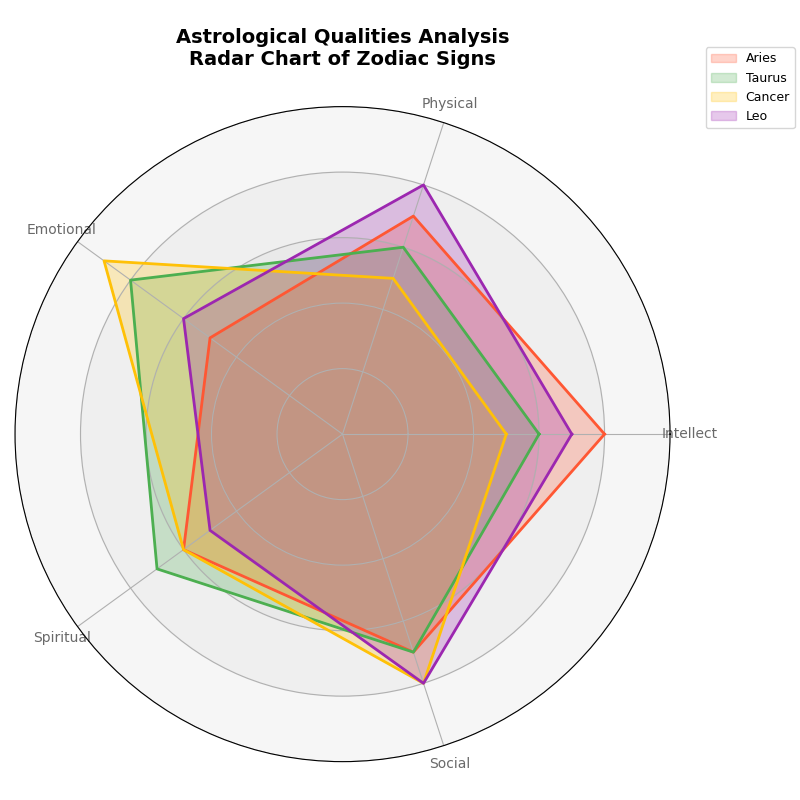

This figure's Python source:
import numpy as np
import matplotlib.pyplot as plt
from matplotlib.patches import Circle

categories = ['Intellect', 'Physical', 'Emotional', 'Spiritual', 'Social']

# Data for different zodiac signs, excluding Gemini
aries = [8, 7, 5, 6, 7]
taurus = [6, 6, 8, 7, 7]
cancer = [5, 5, 9, 6, 8]
leo = [7, 8, 6, 5, 8]

# Updated data and labels, excluding Gemini
zodiac_data = np.array([aries, taurus, cancer, leo])
labels = ['Aries', 'Taurus', 'Cancer', 'Leo']

num_vars = len(categories)

angles = np.linspace(0, 2 * np.pi, num_vars, endpoint=False).tolist()
angles += angles[:1]

def plot_radar(ax, data, colors, labels):
    for idx, d in enumerate(data):
        values = d.tolist()
        values += values[:1]
        ax.plot(angles, values, color=colors[idx], linewidth=2, linestyle='solid')
        ax.fill(angles, values, color=colors[idx], alpha=0.25, label=labels[idx])

fig, ax = plt.subplots(figsize=(8, 8), subplot_kw=dict(polar=True))

colors = ['#ff5733', '#4CAF50', '#FFC107', '#9C27B0']
plot_radar(ax, zodiac_data, colors, labels)

plt.xticks(angles[:-1], categories, color='dimgray', size=10)

ax.set_yticklabels([])
ax.set_ylim(0, 10)
for y in range(2, 11, 2):
    ax.add_patch(Circle((0,0), y, transform=ax.transData._b, color='lightgrey', alpha=0.2, zorder=0))
    ax.text(y, -y*0.05, str(y), horizontalalignment='center', color='grey', size=10)

ax.set_title('Astrological Qualities Analysis\nRadar Chart of Zodiac Signs', size=14, fontweight='bold', pad=30)

ax.legend(loc='upper right', bbox_to_anchor=(1.2, 1.1), fontsize=9)

plt.tight_layout()
plt.show()
